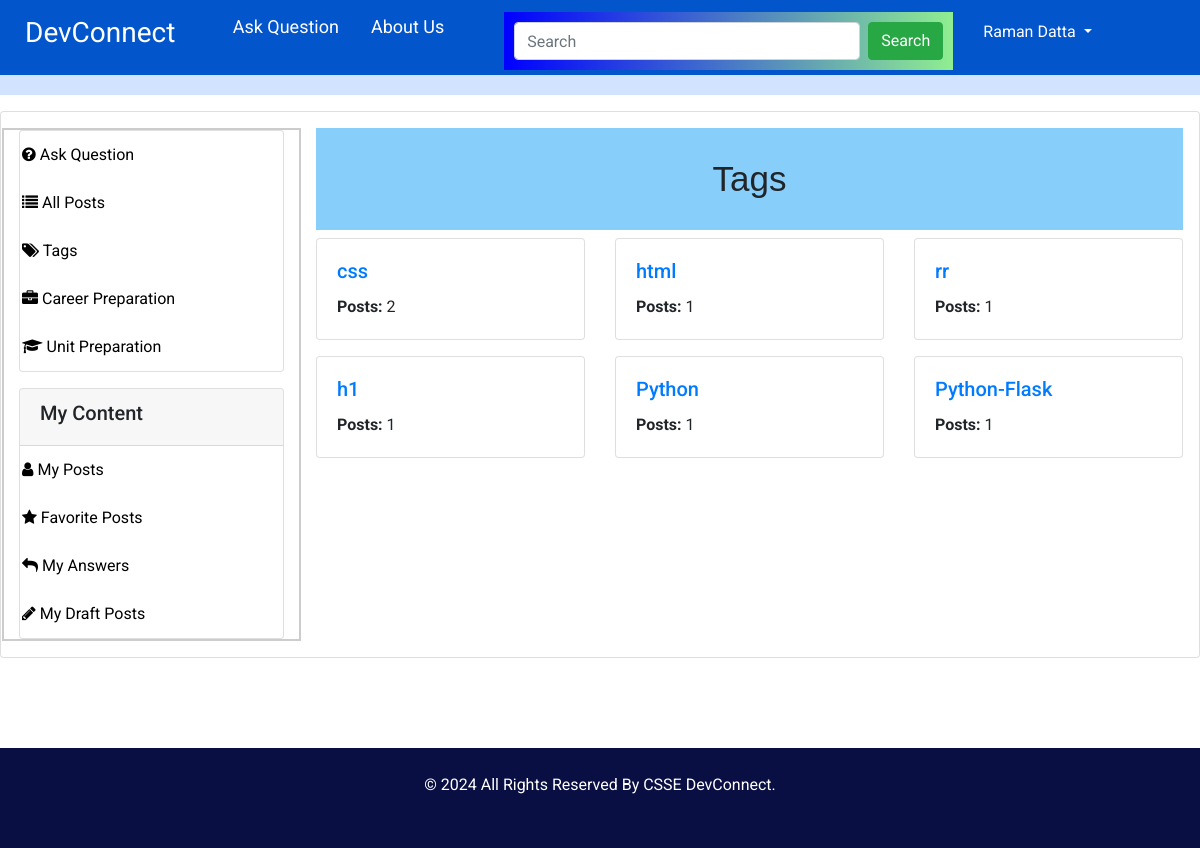
Page /tags (signed in) on the earlier database version.
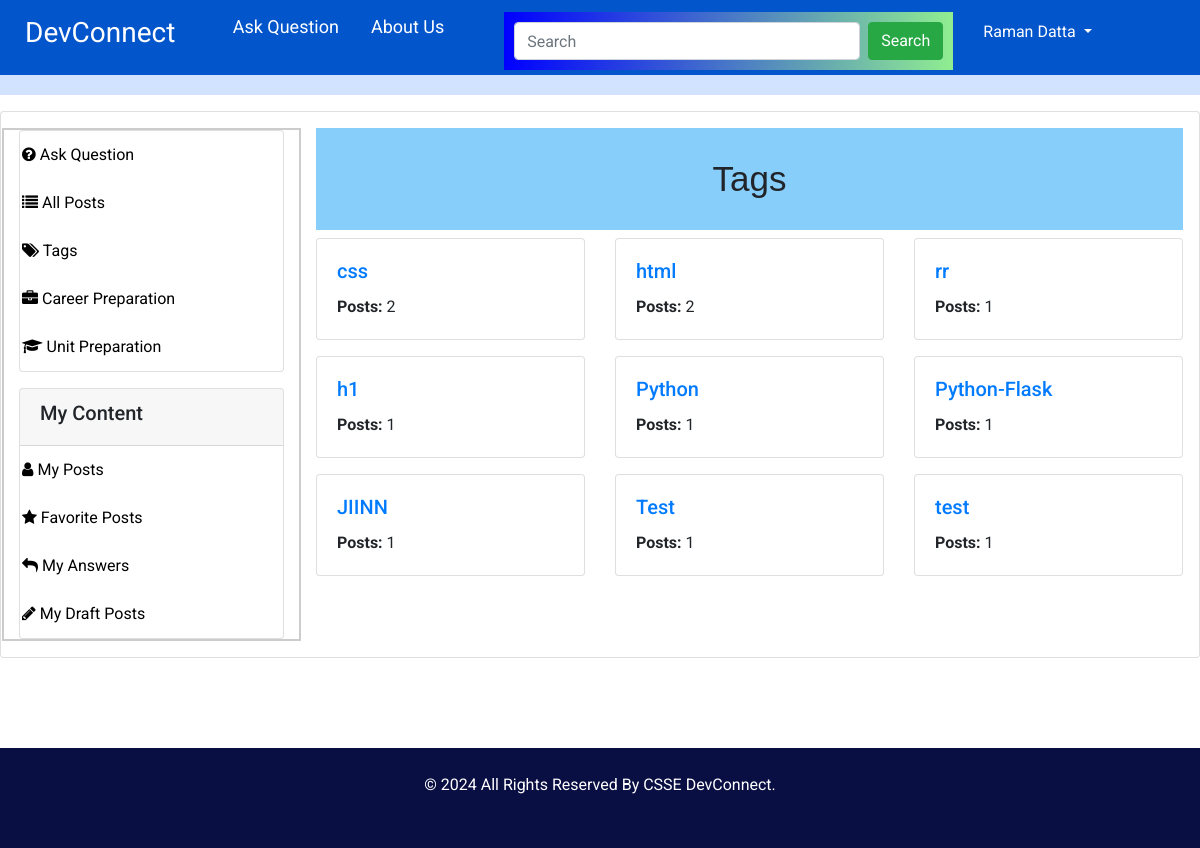
Same page on the later database version.
### app/models/model.py (models this page shows, shortened)
class Tag(db.Model):
    __tablename__ = "tags"
    id = db.Column(db.Integer, primary_key=True)
    tag = db.Column(db.String(100), nullable=False)

### app/controllers/main_controller.py (the view)
@main.route("/tags")
@login_required
def tags():
    tags_with_counts = db.session.query(
        Tag.id,
        Tag.tag,
        func.count(Posts.id).label('post_count')
    ).join(Posts, Posts.tag_id == Tag.id).group_by(Tag.id).all()
    return render_template("main/tags.html", tags=tags_with_counts)

### app/__init__.py (called while the page is built)
def create_app(config_class=Config):
    app = Flask(__name__)
    ckeditor = CKEditor(app)
    app.config.from_object(config_class)
    db.init_app(app)
    migrate.init_app(app, db)
    mail.init_app(app)
    login_manager.init_app(app)  # Attach LoginManager to the app
    login_manager.login_view = 'auth.login'  # Define the login view
    login_manager.login_message = "Please log in to access this page."  # Optional: Customize the login message
    @login_manager.user_loader
    def load_user(user_id):
        from app.models.model import User  # Import inside to avoid circular import issues
        user = User.query.get(int(user_id))
        return user
    from app.controllers.auth_controller import auth
    from app.controllers.main_controller import main
    app.register_blueprint(auth, url_prefix='/auth')
    app.register_blueprint(main)
    return app

### app/models/model.py (called while the page is built)
    @property
    def is_active(self):
        return not self.is_disabled

### app/templates/main/tags.html (shortened to what this page needs)
{% extends "includes/layout.html" %}
{% block content %}
<div class="card p-3 mt-3">
    <div class="row">
        {% include "includes/sidebar.html" %}
        <div class="col-md-9">
            <h1>Tags</h1>
            <div class="row">
                {% for tag in tags %}
                <div class="col-md-4 mb-3">
                    <div class="card">
                        <div class="card-body">
                            <h5 class="card-title">
                                <a href="{{ url_for('main.posts_by_tag', tag_id=tag.id) }}">{{ tag.tag }}</a>
                            </h5>
                            <p class="card-text">
                                <strong>Posts:</strong> {{ tag.post_count }}
                            </p>
                        </div>
                    </div>
                </div>
                {% endfor %}
            </div>
        </div>
    </div>
</div>
{% endblock %}

Differences in the rows shown:
computed for Tag "html": post_count "1" → "2"
added Tag: tag "JIINN", post_count "1"
added Tag: tag "Test", post_count "1"
added Tag: tag "test", post_count "1"
